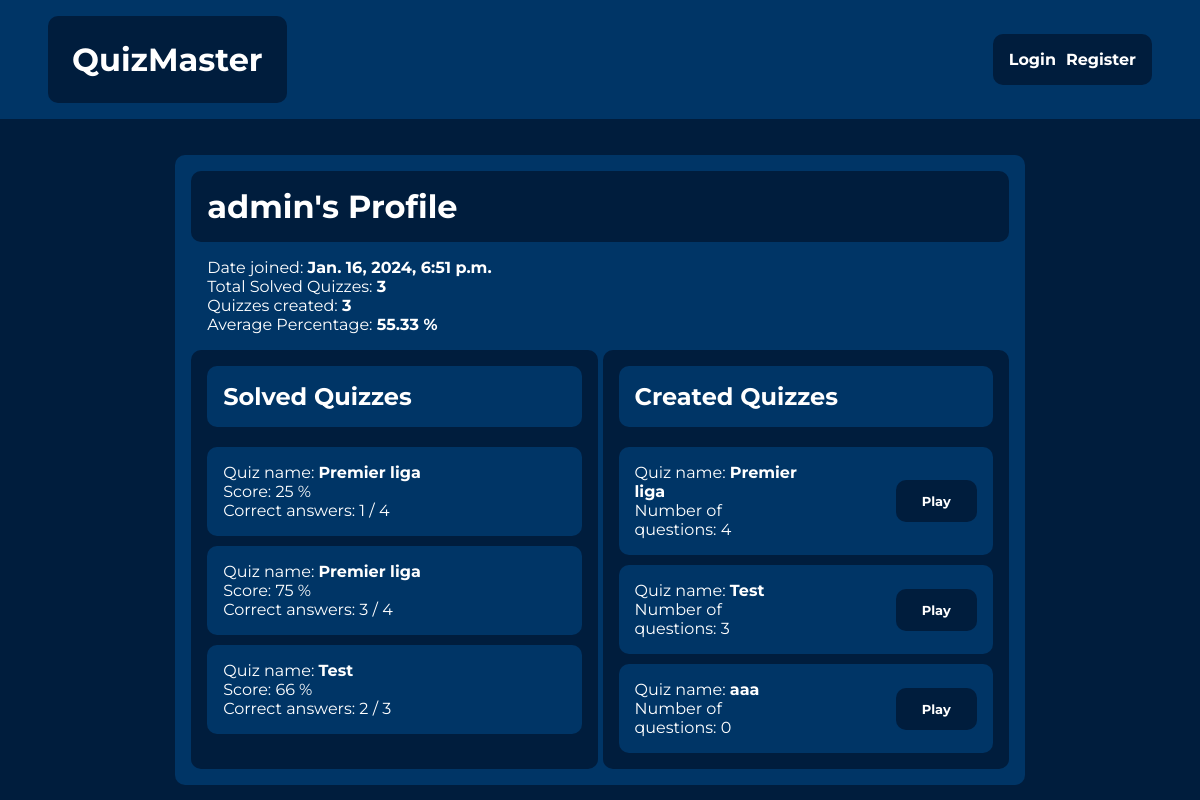
The app's page /quiz/1/profile/, older data.
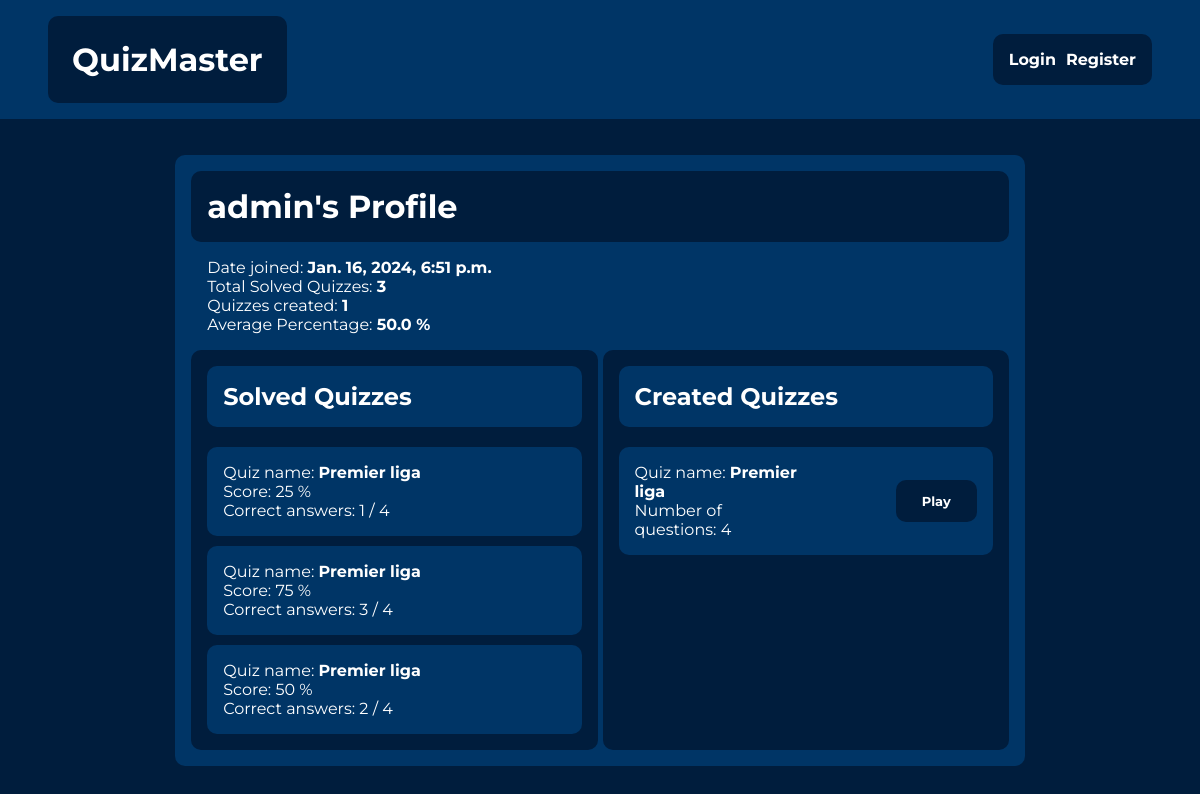
The same page, newer data.
### quiz/models.py (models this page shows, shortened)
class QuizResult(models.Model):
    user = models.ForeignKey(User, on_delete=models.CASCADE)
    quiz = models.ForeignKey(Quiz, on_delete=models.CASCADE)
    score = models.IntegerField(blank=False)
    correct_answers = models.IntegerField(blank=False)

class Quiz(models.Model):
    quiz_name = models.CharField(max_length=200, blank=False)
    pub_date = models.DateTimeField("date published", auto_now_add=True)
    description = models.TextField(blank=False)
    author = models.ForeignKey(User, on_delete=models.CASCADE)

### quiz/views.py (the view)
# urls.py: path('<int:user_id>/profile/', views.user_profile, name="user_profile"),
def user_profile(request, user_id):
    user_profile = get_object_or_404(User, pk=user_id)
    quiz_results = QuizResult.objects.filter(user=user_profile)
    created_quizzes = Quiz.objects.filter(author=user_profile)
    total_percentage = 0
    for result in quiz_results:
        total_percentage += result.score
    average_percentage = total_percentage / quiz_results.count()
    context = {
        'user_profile': user_profile,
        'quiz_results': quiz_results,
        'average_percentage': round(average_percentage, 2),
        'created_quizzes': created_quizzes
    }
    return render(request, 'quiz/user_profile.html', context)

### quiz/templates/quiz/user_profile.html (shortened to what this page needs)
{% extends "quiz/base.html" %}
{% block content %}
<div class="profile-layout">
    <div class="profile-heading">
        <h1>{{ user_profile.username }}'s Profile</h1>
    </div>
    <div class="profile-info">
        <p>Date joined: <span style="font-weight:bold;">{{ user_profile.date_joined }}</span></p>
        <p>Total Solved Quizzes: <span style="font-weight:bold;">{{ quiz_results.count }}</span></p>
        <p>Quizzes created: <span style="font-weight:bold;">{{ created_quizzes.count }}</span></p>
        <p>Average Percentage: <span style="font-weight:bold;">{{ average_percentage }} %</span></p>
    </div>
    <div class="profile-content">
        <div class="profile-content-div">
            <div class="profile-heading-content">
                <h2>Solved Quizzes</h2>
            </div>
            <div class="profile-quizzes-container">
                {% for result in quiz_results %}
                    <div class="profile-quizzes-item">
                        <p>Quiz name:
                            <a href="{% url 'quiz:detail' result.quiz.id %}" class="author-link">{{ result.quiz.quiz_name }}</a>
                        </p>
                        <p>Score: {{ result.score }} %</p>
                        <p>Correct answers: {{ result.correct_answers }} / {{ result.quiz.question_set.count }}</p>
                    </div>
                {% endfor %}
            </div>
        </div>
        <div class="profile-content-div">
            <div class="profile-heading-content">
                <h2>Created Quizzes</h2>
            </div>
            <div class="profile-quizzes-container">
                {% for quiz in created_quizzes %}
                    <div class="profile-quizzes-item item-created">
                        <div class="quizzes-item-info">
                            <p>Quiz name:
                                <a href="{% url 'quiz:detail' quiz.id %}" class="author-link">{{ quiz.quiz_name }}</a>
                            </p>
                            <p>Number of questions: {{ quiz.question_set.count }}</p>
                        </div>
                        <div class="profile-button-div">
                            <a href="{% url 'quiz:solve_quiz' quiz.id %}">
                                <button class="list-item-button" style="padding:1em 2em;font-size:small;">Play</button>
                            </a>
                        </div>
                    </div>
                {% endfor %}
            </div>
        </div>
    </div>
</div>
{% endblock content %}

Row changes from the older to the newer data that the page shows:
removed QuizResult: quiz.quiz_name "Test", score "66", correct_answers "2", quiz.question_set.count "3"
removed Quiz: quiz_name "Test", question_set.count "3"
removed Quiz: quiz_name "aaa", question_set.count "0"
added QuizResult: quiz.quiz_name "Premier liga", score "50", correct_answers "2", quiz.question_set.count "4"
Text that changed along with them:
{{ created_quizzes.count }}: "3" → "1"
{{ average_percentage }}: "55.33" → "50.0"
